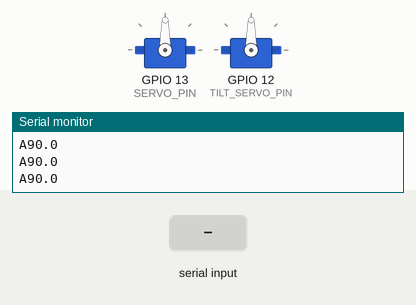
The program below on a simulated ESP32. On the bench: 2 × servo, the last lines printed to the serial monitor. Inputs (shaded band) come from the test bench. I2S audio is not simulated (input reads silence).

Above: at 1.2 s.
1.3 s: "P,45\n" received over Serial
At 1.7 s:
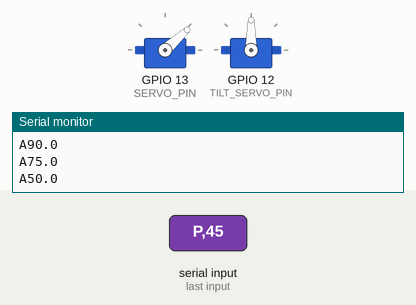
At 2.5 s:
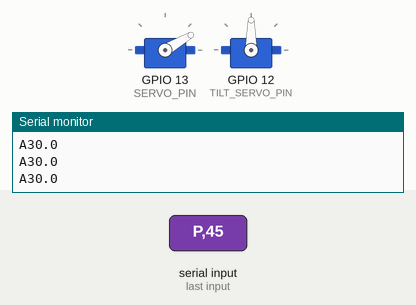
3.2 s: "P90\n" received over Serial
At 3.58 s:
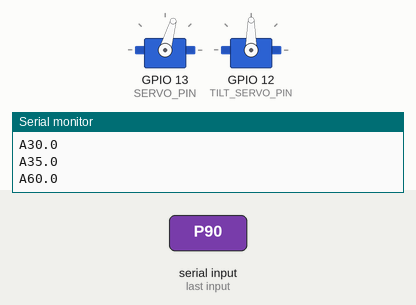
Timing chart, 0 to 6.2 s (numbered marks = the images above; inputs shaded):
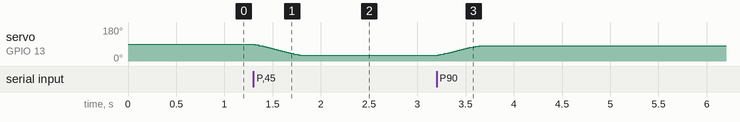

The program:

main.cpp
```cpp
#include <Arduino.h>
#include "driver/i2s.h"
#include <ESP32Servo.h>
#include <math.h>

// ── Pins ──────────────────────────────────────────────────────────────────────
#define I2S_SD 32
#define I2S_WS 15
#define I2S_SCK 14
#define SERVO_PIN      13
#define TILT_SERVO_PIN 12

// ── Audio ─────────────────────────────────────────────────────────────────────
#define SAMPLE_RATE 16000
#define NUM_SAMPLES 512
#define MIC_SPACING_M 0.08f

// Thresholds derived from quiet log statistics (172 samples, >> 8 scaling):
//   quiet mean = 181B, quiet std = 100B
//   SOUND_ON  = mean + 3σ = 481B → rejects 99.7% of quiet noise
//   SOUND_OFF = mean + 1.5σ = 331B → holds through word pauses, clears on real silence
#define SOUND_ON_THRESH  220000000000.0f
#define SOUND_OFF_THRESH 143000000000.0f

static int32_t dmaBuf[NUM_SAMPLES * 2];
static float lCh[NUM_SAMPLES];
static float rCh[NUM_SAMPLES];

// ── NEW: Sound Filtering Variables ───────────────────────────────────────────
float noise_floor = 18000.0f;         // measured quiet-room RMS average (>> 8 scaling)
const float NOISE_MULTIPLIER = 1.7f;  // trigger at ~45000, sits in the quiet/speech gap
const unsigned long SOUND_CONFIRM_MS = 400;    // 400ms of continuous speech to confirm direction

unsigned long sound_confirm_start = 0;
float last_sound_angle = 90.0f;
bool sound_direction_confirmed = false;
// ─────────────────────────────────────────────────────────────────────────────

// ── Eyes ESP (Serial2, TX=17) ─────────────────────────────────────────────────
// Sends 'L', 'R', or 'C' on direction change so the eyes ESP shifts lookOffset.
static char lastEyeDir = 'C';

// ── Servo ─────────────────────────────────────────────────────────────────────
Servo panServo;
Servo tiltServo;
static float liveAngle     = 90.0f;
static float wantAngle     = 90.0f;
static float liveTiltAngle = 90.0f;
static float wantTiltAngle = 90.0f;
static const float EMA_ALPHA = 0.12f;
static const float RATE_DEG = 2.5f;
static const float DEADBAND = 1.2f;

// Minimum angular difference (degrees) between sound and face before we hand off
#define SOUND_OVERRIDE_DEG 25.0f

#define PAN_MIN  30.0f
#define PAN_MAX  150.0f
#define TILT_MIN 60.0f
#define TILT_MAX 120.0f

// ── Mode ──────────────────────────────────────────────────────────────────────
enum Mode { FACE, SOUND, IDLE } mode = IDLE;
static volatile float gSoundAngle = 90.0f;
static volatile bool gSoundActive = false;
static SemaphoreHandle_t sMutex;

// ── Serial / face ─────────────────────────────────────────────────────────────
static String rxBuf;
static float faceAngle     = 90.0f;
static float faceTiltAngle = 90.0f;
static uint32_t lastFaceMs = 0;
#define FACE_TIMEOUT_MS 2000u

// ── Helper Functions ──────────────────────────────────────────────────────────
float calculateRMS(float* left, float* right, int samples) {
    float sum = 0;
    for (int i = 0; i < samples; i++) {
        float avg = (left[i] + right[i]) / 2.0f;
        sum += avg * avg;
    }
    return sqrt(sum / samples);
}

// Stable first-order high-pass: removes DC and low-frequency rumble (<~13 Hz).
// Each channel gets its own state so they don't bleed into each other.
// Pole at alpha=0.995, always inside the unit circle → always stable.
static float hp_x1_L = 0, hp_y1_L = 0;
static float hp_x1_R = 0, hp_y1_R = 0;

void applyHighPass(float* buffer, int len, float* x1_st, float* y1_st) {
    const float alpha = 0.995f;
    for (int i = 0; i < len; i++) {
        float x0 = buffer[i];
        float y0 = alpha * (*y1_st + x0 - *x1_st);
        *x1_st = x0;
        *y1_st = y0;
        buffer[i] = y0;
    }
}

// ── I2S task — Core 0 ─────────────────────────────────────────────────────────
void taskI2S(void*) {
    bool soundOn = false;
    for (;;) {
        size_t bytes;
        i2s_read(I2S_NUM_0, dmaBuf, sizeof(dmaBuf), &bytes, portMAX_DELAY);
        int n = (int)(bytes / (2 * sizeof(int32_t)));
        if (n < 1) continue;

        // >> 8: correct shift for INMP441 (24-bit data left-justified in 32-bit frame)
        // matches the diagnostic tool so measured thresholds apply directly
        for (int i = 0; i < n; i++) {
            lCh[i] = (float)(dmaBuf[i * 2]     >> 8);
            rCh[i] = (float)(dmaBuf[i * 2 + 1] >> 8);
        }

        // Remove DC/rumble separately per channel so states don't bleed
        applyHighPass(lCh, n, &hp_x1_L, &hp_y1_L);
        applyHighPass(rCh, n, &hp_x1_R, &hp_y1_R);

        float current_rms = calculateRMS(lCh, rCh, n);

        // Update RMS noise floor when quiet (same EMA pattern for both floors)
        if (current_rms < noise_floor * 2.5f) {
            noise_floor = noise_floor * 0.97f + current_rms * 0.03f;
        }

        // Cross-correlation
        float maxCorr = -1e10f;
        int best = 0;
        const int MS = 12;
        for (int s = -MS; s <= MS; s++) {
            float c = 0;
            for (int i = MS; i < n - MS; i++) {
                c += lCh[i] * rCh[i + s];
            }
            if (c > maxCorr) {
                maxCorr = c;
                best = s;
            }
        }

        if (!soundOn && maxCorr > SOUND_ON_THRESH)  soundOn = true;
        if ( soundOn && maxCorr < SOUND_OFF_THRESH) soundOn = false;

        float angle = 90.0f;
        if (soundOn) {
            float td = (float)best / SAMPLE_RATE;
            float sv = constrain(td * 343.0f / MIC_SPACING_M, -1.0f, 1.0f);
            angle = 90.0f - asinf(sv) * (180.0f / (float)M_PI);
        }

        // === Dynamic Confirmation Logic ===
        float trigger_threshold = noise_floor * NOISE_MULTIPLIER;

        if (current_rms > trigger_threshold && soundOn) {
            if (!sound_direction_confirmed) {
                // Start timer only once per detection window — never reset while waiting
                if (sound_confirm_start == 0) {
                    sound_confirm_start = millis();
                }
                if (millis() - sound_confirm_start >= SOUND_CONFIRM_MS) {
                    sound_direction_confirmed = true;
                    last_sound_angle = angle;
                }
            } else {
                last_sound_angle = angle;
                // Keep the "silence" timer fresh while sound is still confirmed+active
                sound_confirm_start = millis();
            }
        } else {
            if (sound_confirm_start != 0 && millis() - sound_confirm_start > 800) {
                sound_direction_confirmed = false;
                sound_confirm_start = 0;   // fully reset so next detection starts clean
            }
        }

        // Final decision
        bool finalSoundActive = soundOn && sound_direction_confirmed;
        float finalSoundAngle = sound_direction_confirmed ? last_sound_angle : 90.0f;

        xSemaphoreTake(sMutex, portMAX_DELAY);
        gSoundAngle = finalSoundAngle;
        gSoundActive = finalSoundActive;
        xSemaphoreGive(sMutex);
    }
}

// ── Servo drive ───────────────────────────────────────────────────────────────
void driveServo() {
    float next = EMA_ALPHA * wantAngle + (1.0f - EMA_ALPHA) * liveAngle;
    float d = constrain(next - liveAngle, -RATE_DEG, RATE_DEG);
    if (fabsf(d) >= DEADBAND) {
        liveAngle = constrain(liveAngle + d, PAN_MIN, PAN_MAX);
        panServo.write((int)liveAngle);
    }

    float nextT = EMA_ALPHA * wantTiltAngle + (1.0f - EMA_ALPHA) * liveTiltAngle;
    float dT = constrain(nextT - liveTiltAngle, -RATE_DEG, RATE_DEG);
    if (fabsf(dT) >= DEADBAND) {
        liveTiltAngle = constrain(liveTiltAngle + dT, TILT_MIN, TILT_MAX);
        tiltServo.write((int)(180.0f - liveTiltAngle));
    }
}

// ── Serial parser ─────────────────────────────────────────────────────────────
void parseSerial() {
    while (Serial.available()) {
        char c = (char)Serial.read();
        if (c == '\n') {
            rxBuf.trim();
            if (rxBuf.length() > 0 && rxBuf[0] == 'P') {
                int tIdx = rxBuf.indexOf('T');
                if (tIdx > 0) {
                    faceAngle     = constrain(rxBuf.substring(1, tIdx).toFloat(), 0.0f, 180.0f);
                    faceTiltAngle = constrain(rxBuf.substring(tIdx + 1).toFloat(), 0.0f, 180.0f);
                } else {
                    faceAngle = constrain(rxBuf.substring(1).toFloat(), 0.0f, 180.0f);
                }
                lastFaceMs = millis();
            }
            rxBuf = "";
        } else if (rxBuf.length() < 32) {
            rxBuf += c;
        }
    }
}

// ── Setup ─────────────────────────────────────────────────────────────────────
void setup() {
    Serial.begin(115200);
    Serial2.begin(115200); // TX2=pin17 → eyes ESP RX

    ESP32PWM::allocateTimer(0);
    ESP32PWM::allocateTimer(1);
    panServo.setPeriodHertz(50);
    panServo.attach(SERVO_PIN, 500, 2500);
    panServo.write(90);
    tiltServo.setPeriodHertz(50);
    tiltServo.attach(TILT_SERVO_PIN, 500, 2500);
    tiltServo.write(90);

    i2s_config_t i2sCfg = {
        .mode = (i2s_mode_t)(I2S_MODE_MASTER | I2S_MODE_RX),
        .sample_rate = SAMPLE_RATE,
        .bits_per_sample = I2S_BITS_PER_SAMPLE_32BIT,
        .channel_format = I2S_CHANNEL_FMT_RIGHT_LEFT,
        .communication_format = I2S_COMM_FORMAT_I2S,
        .dma_buf_count = 4,
        .dma_buf_len = NUM_SAMPLES,
        .use_apll = false
    };
    i2s_pin_config_t i2sPins = {
        .bck_io_num = I2S_SCK,
        .ws_io_num = I2S_WS,
        .data_out_num = -1,
        .data_in_num = I2S_SD
    };

    i2s_driver_install(I2S_NUM_0, &i2sCfg, 0, NULL);
    i2s_set_pin(I2S_NUM_0, &i2sPins);

    sMutex = xSemaphoreCreateMutex();
    xTaskCreatePinnedToCore(taskI2S, "i2s", 4096, NULL, 1, NULL, 0);

    Serial.println("READY");
}

// ── Loop — Core 1 ─────────────────────────────────────────────────────────────
void loop() {
    parseSerial();

    bool faceActive = (millis() - lastFaceMs < FACE_TIMEOUT_MS);
    float snapAngle;
    bool snapActive;

    xSemaphoreTake(sMutex, portMAX_DELAY);
    snapAngle = gSoundAngle;
    snapActive = gSoundActive;
    xSemaphoreGive(sMutex);

    // Sound override: face is active but confirmed sound is coming from a clearly
    // different direction — someone else started talking, hand off to them.
    bool soundOverride = faceActive && snapActive &&
                         fabsf(snapAngle - faceAngle) > SOUND_OVERRIDE_DEG;

    static bool wasOverride = false;
    if (wasOverride && !soundOverride) {
        // Override just ended. The Pi's faceAngle is stale (it was tracking
        // Person A while we were pointing at Person B). Flush it so the system
        // waits for fresh commands based on wherever the camera is now.
        // Pi's sync_pan_to_esp32() will re-acquire from the current position.
        lastFaceMs = 0;
        faceAngle  = liveAngle;
    }
    wasOverride = soundOverride;

    if (soundOverride) {
        mode = SOUND;
        wantAngle     = snapAngle;
        wantTiltAngle = liveTiltAngle;  // hold tilt during sound override
    } else if (faceActive) {
        mode = FACE;
        wantAngle     = faceAngle;
        wantTiltAngle = faceTiltAngle;
    } else if (snapActive) {
        mode = SOUND;
        wantAngle     = snapAngle;
        wantTiltAngle = liveTiltAngle;  // hold tilt while mic-only tracking
        faceAngle     = liveAngle;
    } else {
        mode = IDLE;
        wantAngle     = liveAngle;
        wantTiltAngle = liveTiltAngle;
        faceAngle     = liveAngle;
    }

    driveServo();

    // Report live angle to Pi every 200 ms
    static uint32_t lastRptMs = 0;
    if (millis() - lastRptMs >= 200) {
        lastRptMs = millis();
        Serial.print('A');
        Serial.println(liveAngle, 1);
    }

    float diff = wantAngle - 90.0f;
    char eyeDir = (diff < -15.0f) ? 'L' : (diff > 15.0f) ? 'R' : 'C';
    if (eyeDir != lastEyeDir) {
        Serial2.print(eyeDir);
        lastEyeDir = eyeDir;
    }

    delay(20);
}
```

Measured:
- after the input at 1.3 s, servo on GPIO 13 (SERVO_PIN): moves from 90° to 30° over 0.47 s, starting at once
- after the input at 3.2 s, servo on GPIO 13 (SERVO_PIN): moves from 30° to 80° over 0.42 s, starting at once
